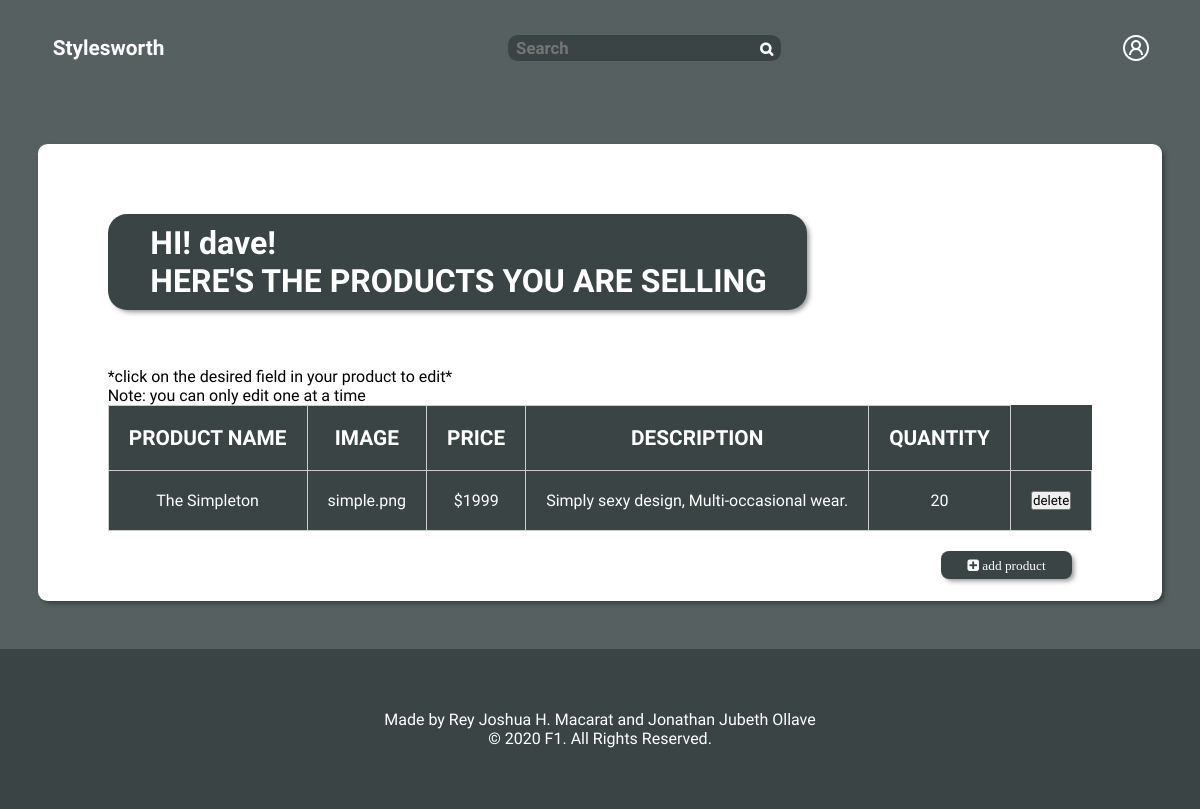
The app's page /html/homepage/sell.php (signed in) with its own data.
### tables this page shows
CREATE TABLE `product` (
  `ProductID` int(11) NOT NULL,
  `ProductName` varchar(20) NOT NULL,
  `Price` decimal(10,0) NOT NULL,
  `Image` varchar(100) DEFAULT NULL,
  `Description` text NOT NULL,
  `quantity` int(11) NOT NULL,
  `seller` varchar(50) NOT NULL
);

### html/homepage/sell.php (the view, shortened to what this page needs)
<?php
  $con = mysqli_connect("localhost","root","","ishley_db");
  $flag = isset($_SESSION["Username"]);
?>
<!DOCTYPE html>
<html lang="en">
  <head>
    <link
      rel="stylesheet"
      href="https://cdnjs.cloudflare.com/ajax/libs/font-awesome/4.7.0/css/font-awesome.min.css"
    />
    <link rel="stylesheet" href="../../core/sass/main.css" />
  </head>
  <body>
  <div class="nav">
      <ul>
        <li class="nav__item font-8 font-large">
          <a href="./index.php">
            Stylesworth
          </a>
        </li>
        <li class="nav__item">
          <div class="search" id="search" >
            <form action="search.php" method="post">
            <input class="search__item" type="text" placeholder="Search" name="search"/>
            <button type="submit"><i class="fa fa-search search__item"></i></button>
            </form>
          </div>
        </li>
        <li class="nav__item font-8" style="display: flex;">
          <button class="btn-user" onclick="ToggleSlide()">
            <img class="img" src="../../core/images/user.png" alt="User" />
          </button>
        </li>
      </ul>
    </div>
    <div class="seller">
    <?php
    if($flag){
        $sql = "select ProductName, Price, Image,Description,quantity,ProductID  from Product where seller = '$_SESSION[Username]'";
        $result = mysqli_query($con,$sql);
    echo '<h1>&emsp;HI! '.$_SESSION['Username'].'!<br>&emsp;HERE\'S THE PRODUCTS YOU ARE SELLING</h1><br>';
    echo '<br>&ensp;&emsp;';
    echo '<p style="color:black">*click on the desired field in your product to edit*</p>
          <p style="color:black">Note: you can only edit one at a time</p>';
    echo '<table>';
    echo '<tr>
        <th>PRODUCT NAME</th>
        <th>IMAGE</th>
        <th>PRICE</th>
        <th>DESCRIPTION</th>
        <th>QUANTITY</th>';
    while($result_row = $result->fetch_assoc()){
        echo '<tr>
              <td id="ProductName">'. $result_row['ProductName'].'</td>'
            .'<td id="Image">'. $result_row['Image'].'</td>'
            .'<td id="Price">$'.$result_row['Price'].'</td>'
            .'<td id="Description">', $result_row['Description'].'</td>'
            .'<td id="quantity">', $result_row['quantity'].'</td>'
            .'<td id="ProductID">
            <form action="deletesell.php" method="post" >
            <button class="delete" name="deleteID" value="'.$result_row['ProductID'].'">delete</button>
            </form></td>'
            .'</tr>';
    }
    echo "</table>";
    }
    ?>
    <button class="btn-buy" id="addProductButton"><i class="fa fa-plus-square"> add product </i></button>
    </div>
    <footer>
      Made by Rey Joshua H. Macarat and Jonathan Jubeth Ollave <br />
      © 2020 F1. All Rights Reserved.
    </footer>
  </body>
</html>

### core/sass/main.css (style rules this page uses)
li { list-style-type: none; }
table { border-collapse: collapse; border-spacing: 0; }
a { color: white; text-decoration: none; }
* { font-family: "Baloo Chettan 2", cursive; }
body { background-color: #576061; }
.nav { background-color: transparent; margin: 2em; height: 10vh; }
.nav ul { display: -webkit-box; display: -ms-flexbox; display: flex; -webkit-box-orient: horizontal; -webkit-box-direction: normal; -ms-flex-direction: row; flex-direction: row; -webkit-box-pack: justify; -ms-flex-pack: justify; justify-content: space-between; -webkit-box-align: center; -ms-flex-align: center; align-items: center; }
.nav__item { margin-right: 1em; margin-left: 1em; }
.font-8 { font-weight: 800; }
.font-large { font-size: 130%; }
.search { background-color: #3b4445; color: #83888b; padding: 0.2em 0.5em; border-radius: 0.6em; }
.search__item { background-color: #3b4445; border: none; font-weight: 600; font-size: 105%; }
.search button { cursor: pointer; border: none; background-color: #3b4445; }
.btn-user { border: none; background-color: transparent; }
.img { vertical-align: bottom; cursor: pointer; }
footer { display: -webkit-box; display: -ms-flexbox; display: flex; -webkit-box-pack: space-evenly; -ms-flex-pack: space-evenly; justify-content: space-evenly; -webkit-box-align: center; -ms-flex-align: center; align-items: center; height: 20vh; margin-top: 3em; background-color: #3b4445; text-align: center; }
.btn-buy { padding: 0.5em 2em; border: none; font-weight: bolder; background-color: #3b4445; cursor: pointer; -webkit-box-shadow: 3px 3px 5px -1px rgba(0, 0, 0, 0.43); box-shadow: 3px 3px 5px -1px rgba(0, 0, 0, 0.43); -webkit-transition: -webkit-transform 80ms ease-in; transition: -webkit-transform 80ms ease-in; transition: transform 80ms ease-in; transition: transform 80ms ease-in, -webkit-transform 80ms ease-in; border-radius: 0.6em; }
.seller { margin: 0 auto; background-color: white; -webkit-box-shadow: 3px 3px 5px -1px rgba(0, 0, 0, 0.43); box-shadow: 3px 3px 5px -1px rgba(0, 0, 0, 0.43); border-radius: 0.6em; padding: 70px; width: -webkit-fit-content; width: -moz-fit-content; width: fit-content; }
.seller td, .seller th { padding: 20px; text-align: center; border: 1px solid #ccc; }
.seller th { font-size: 1.3em; }
.seller h1 { background-color: #3b4445; color: white; border-radius: 0.6em; width: -webkit-fit-content; width: -moz-fit-content; width: fit-content; padding: 10px 40px 10px 10px; -webkit-box-shadow: 3px 3px 5px -1px rgba(0, 0, 0, 0.43); box-shadow: 3px 3px 5px -1px rgba(0, 0, 0, 0.43); }
.seller table { background-color: #3b4445; }
.seller button { float: right; margin: 20px; }
.seller #ProductID { padding: 0; margin: 0; vertical-align: middle; cursor: default; }
.seller #ProductID button { color: black; cursor: pointer; }

### records on screen
product: ProductName "The Simpleton", Image "simple.png", Price "1999", Description "Simply sexy design, Multi-occasional wear.", quantity "20", $result_row['ProductID'] 4 (drawn)

### other values on screen
$_SESSION['Username'] "dave"
